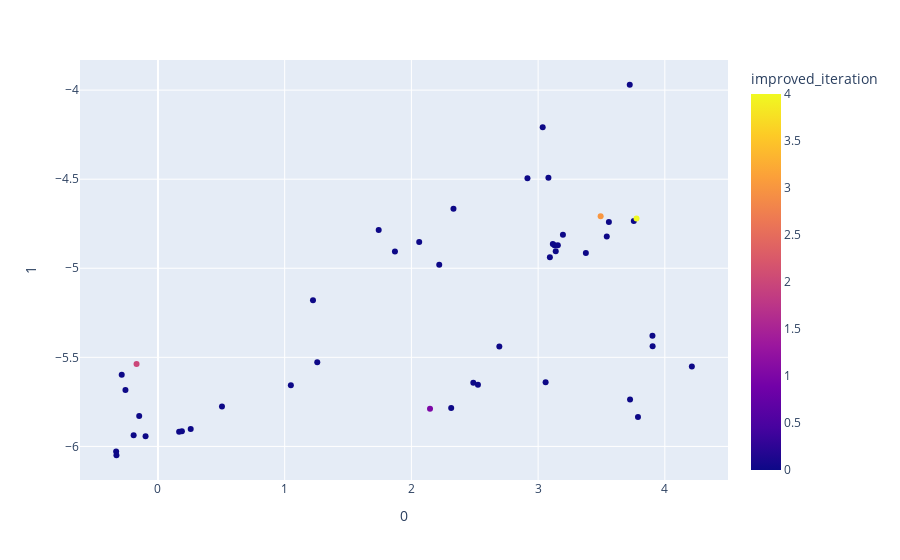

Notebook source saved alongside this figure:
### Code cell
from sklearn.manifold import TSNE

features = steps_df.loc[:, :'кнопка размера']

tsne = TSNE(n_components=2, random_state=0)
projections = tsne.fit_transform(features)

fig = px.scatter(
    projections, x=0, y=1,
    color=steps_df.improved_iteration, labels={'color': 'improved_iteration'}
)
fig.show()

### Figure 1 — Plotly figure (JSON) as saved in the notebook; plotly's stock layout.template omitted (floating-point values rounded to 4 significant figures)
{"data": [{"hovertemplate": "0=%{x}<br>1=%{y}<br>improved_iteration=%{marker.color}<extra></extra>", "legendgroup": "", "marker": {"color": [1, 0, 2, 0, 0, 0, 3, 0, 0, 0, 0, 0, 0, 0, 0, 0, 0, 0, 0, 0, 0, 0, 0, 0, 0, 0, 0, 0, 0, 0, 0, 0, 0, 0, 0, 0, 0, 0, 4, 0, 0, 0, 0, 0, 0, 0, 0], "coloraxis": "coloraxis", "symbol": "circle"}, "mode": "markers", "name": "", "orientation": "v", "showlegend": false, "type": "scatter", "x": [2.147, 2.525, -0.1691, 1.223, 3.036, -0.1481, 3.494, 1.257, 0.167, 0.5051, 3.559, 3.755, 2.694, 3.196, 3.129, 3.093, 3.116, 3.542, 0.2584, 3.139, 0.1888, 3.377, 3.156, 2.489, -0.2861, -0.33, 1.742, 4.213, -0.192, 3.904, 3.902, 2.314, 1.049, -0.0979, 3.788, 3.723, -0.3277, 2.22, 3.777, 2.916, 2.332, 3.081, 1.87, 3.725, -0.2566, 3.059, 2.062], "xaxis": "x", "y": [-5.789, -5.653, -5.537, -5.18, -4.208, -5.83, -4.709, -5.528, -5.918, -5.777, -4.74, -4.735, -5.439, -4.811, -4.871, -4.939, -4.864, -4.822, -5.902, -4.905, -5.915, -4.914, -4.871, -5.643, -5.598, -6.028, -4.785, -5.551, -5.937, -5.438, -5.379, -5.784, -5.656, -5.944, -5.835, -3.97, -6.05, -4.98, -4.72, -4.495, -4.665, -4.491, -4.906, -5.736, -5.683, -5.64, -4.852], "yaxis": "y"}], "layout": {"coloraxis": {"colorbar": {"title": {"text": "improved_iteration"}}, "colorscale": [[0.0, "#0d0887"], [0.1111, "#46039f"], [0.2222, "#7201a8"], [0.3333, "#9c179e"], [0.4444, "#bd3786"], [0.5556, "#d8576b"], [0.6667, "#ed7953"], [0.7778, "#fb9f3a"], [0.8889, "#fdca26"], [1.0, "#f0f921"]]}, "legend": {"tracegroupgap": 0}, "margin": {"t": 60}, "xaxis": {"anchor": "y", "domain": [0.0, 1.0], "title": {"text": "0"}}, "yaxis": {"anchor": "x", "domain": [0.0, 1.0], "title": {"text": "1"}}}}
